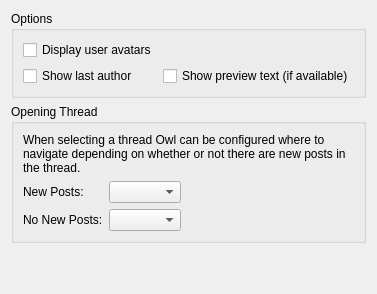
           <widget class="QWidget" name="tab_2">
            <attribute name="title">
             <string>Thread List</string>
            </attribute>
            <layout class="QGridLayout" name="gridLayout_11">
             <item row="4" column="0">
              <spacer name="verticalSpacer_5">
               <property name="orientation">
                <enum>Qt::Vertical</enum>
               </property>
               <property name="sizeHint" stdset="0">
                <size>
                 <width>20</width>
                 <height>40</height>
                </size>
               </property>
              </spacer>
             </item>
             <item row="2" column="0">
              <widget class="QGroupBox" name="groupBox_11">
               <property name="title">
                <string>Options</string>
               </property>
               <layout class="QGridLayout" name="gridLayout_13">
                <item row="0" column="0">
                 <widget class="QCheckBox" name="threadListShowAvatarsCB">
                  <property name="text">
                   <string>Display user avatars</string>
                  </property>
                 </widget>
                </item>
                <item row="1" column="0">
                 <widget class="QCheckBox" name="threadListShowLastAuthorCB">
                  <property name="text">
                   <string>Show last author</string>
                  </property>
                 </widget>
                </item>
                <item row="1" column="1">
                 <widget class="QCheckBox" name="threadListShowPreviewCB">
                  <property name="text">
                   <string>Show preview text (if available)</string>
                  </property>
                 </widget>
                </item>
               </layout>
              </widget>
             </item>
             <item row="3" column="0">
              <widget class="QGroupBox" name="threadListOpeningGB">
               <property name="title">
                <string>Opening Thread</string>
               </property>
               <layout class="QVBoxLayout" name="verticalLayout_21">
                <item>
                 <widget class="QLabel" name="label_22">
                  <property name="text">
                   <string>When selecting a thread Owl can be configured where to navigate depending on whether or not there are new posts in the thread.</string>
                  </property>
                  <property name="wordWrap">
                   <bool>true</bool>
                  </property>
                 </widget>
                </item>
                <item>
                 <layout class="QHBoxLayout" name="horizontalLayout_8">
                  <item>
                   <layout class="QVBoxLayout" name="verticalLayout_20">
                    <item>
                     <widget class="QLabel" name="label_20">
                      <property name="text">
                       <string>New Posts:</string>
                      </property>
                     </widget>
                    </item>
                    <item>
                     <widget class="QLabel" name="label_21">
                      <property name="text">
                       <string>No New Posts:</string>
                      </property>
                     </widget>
                    </item>
                   </layout>
                  </item>
                  <item>
                   <layout class="QVBoxLayout" name="verticalLayout_19">
                    <item>
                     <widget class="QComboBox" name="newPostsCB">
                      <property name="sizeAdjustPolicy">
                       <enum>QComboBox::AdjustToContents</enum>
                      </property>
                     </widget>
                    </item>
                    <item>
                     <widget class="QComboBox" name="noNewPostsCB"/>
                    </item>
                   </layout>
                  </item>
                  <item>
                   <spacer name="horizontalSpacer_13">
                    <property name="orientation">
                     <enum>Qt::Horizontal</enum>
                    </property>
                    <property name="sizeHint" stdset="0">
                     <size>
                      <width>40</width>
                      <height>20</height>
                     </size>
                    </property>
                   </spacer>
                  </item>
                 </layout>
                </item>
               </layout>
              </widget>
             </item>
            </layout>
           </widget>
